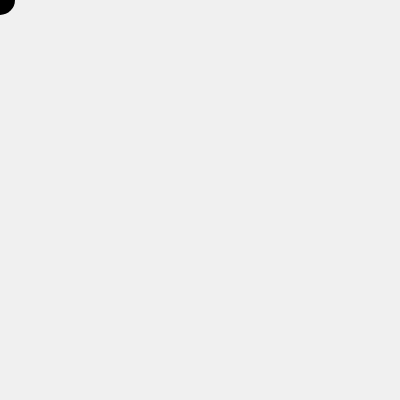
Frame 1 (no input)
Frame 60 (no input): identical to frame 1, image omitted
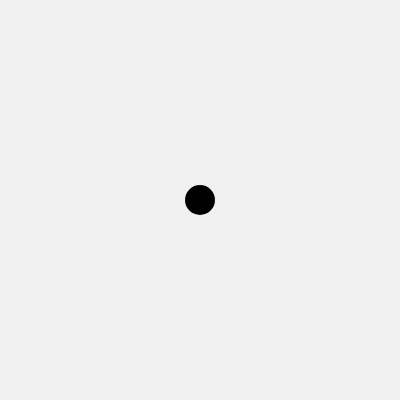
Frame 120 (the mouse pressed at the canvas centre since frame 60)

The p5.js sketch that drew these frames (run headless with seeded random() and noise() and a simulated clock; from frame 60 on, the mouse is pressed at the canvas centre):

// p5.js sketch
// ── sketch.js
// http://www.ac-grenoble.fr/disciplines/informatiquelycee/p5_base_a7.html
// dessine un cercle sur la souris



function setup()
{
  createCanvas(400,400);
  noStroke();
  fill(0);
}


function draw()
{
  background(240);
  ellipse(mouseX,mouseY,30,30);
}
